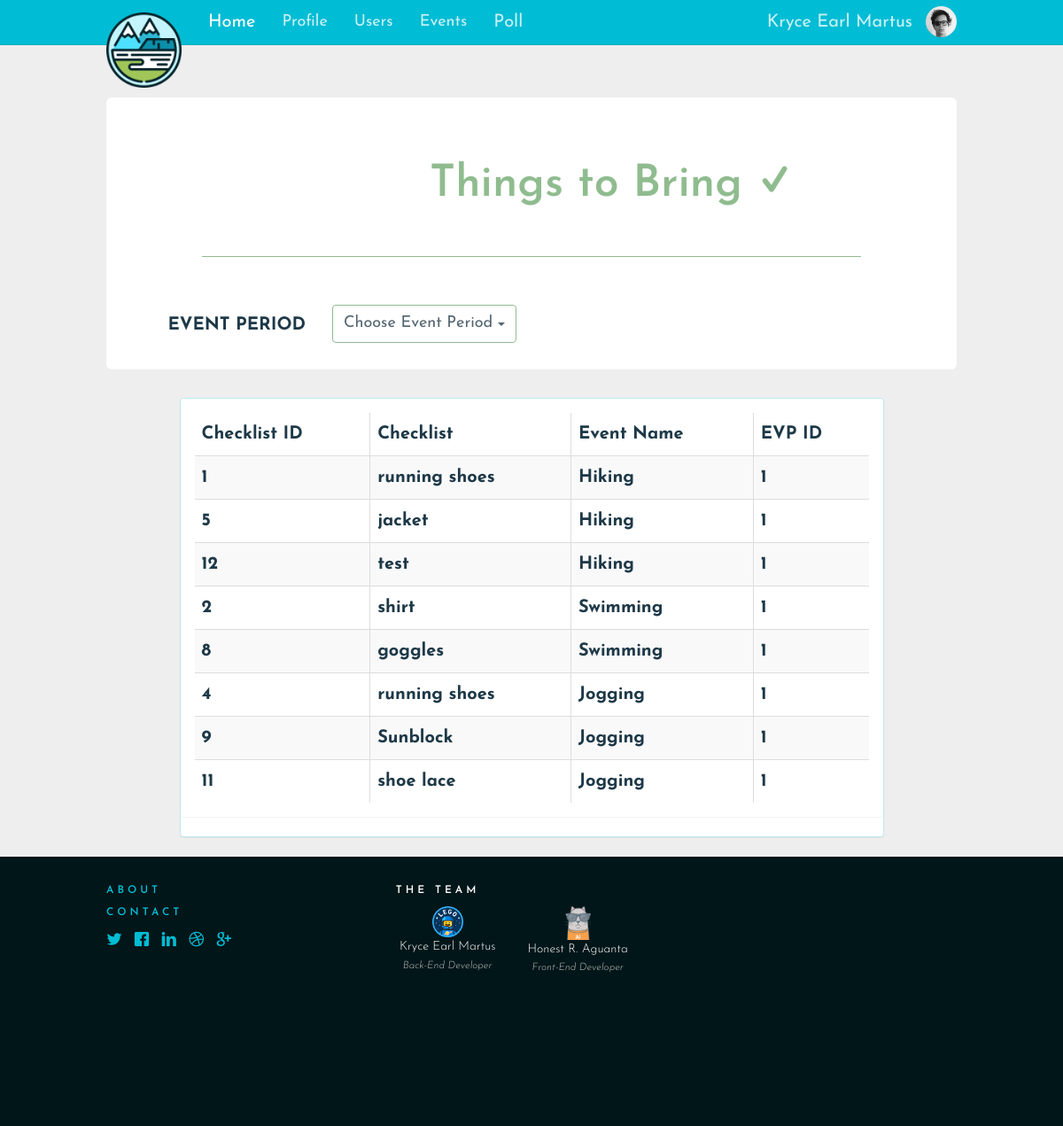
The page /Checklist.php (signed in) on the database as committed earlier.
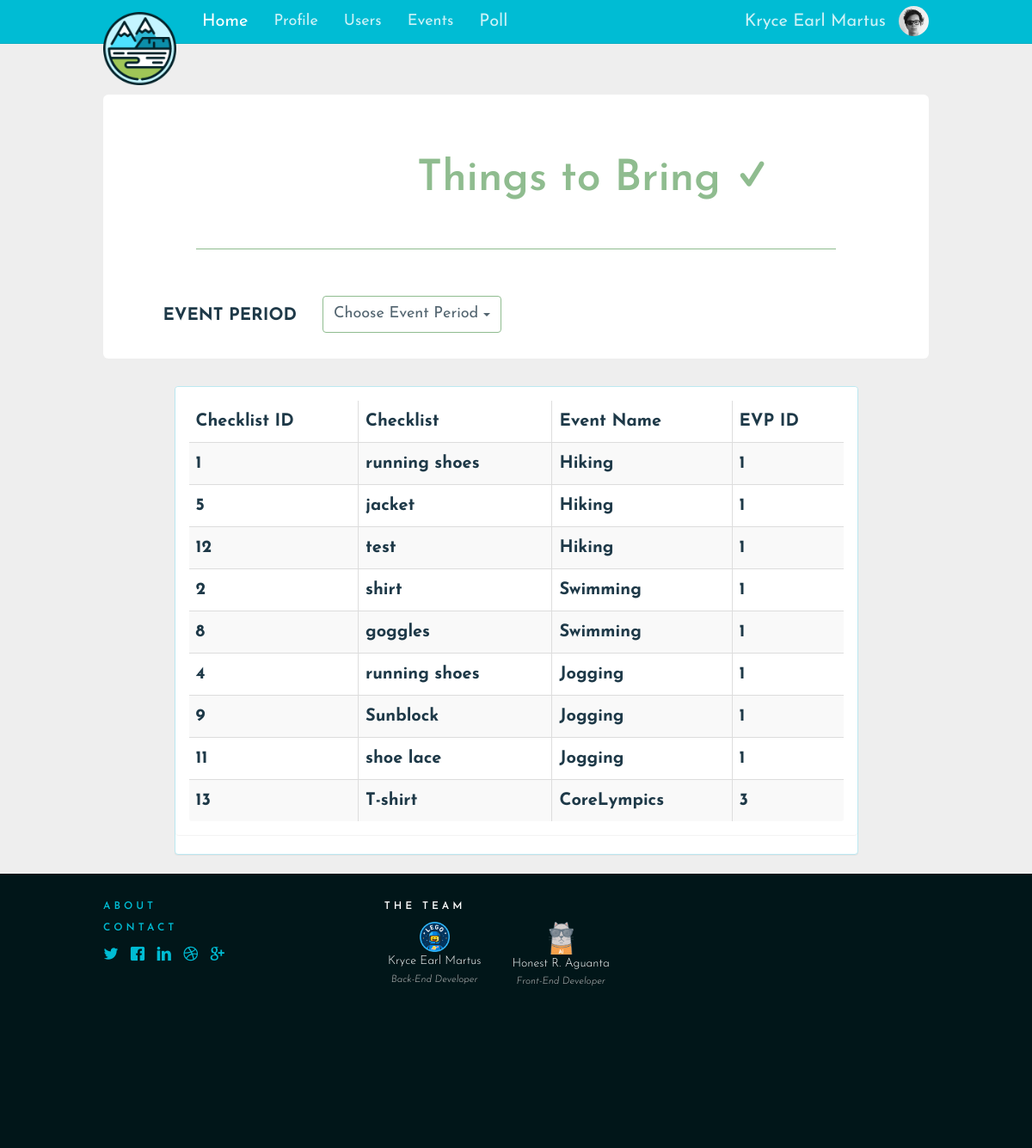
The same page on the database as committed later.
### tables this page shows
CREATE TABLE `checklist` (
  `checklist_id` int(10) NOT NULL AUTO_INCREMENT,
  `event_id` int(10) DEFAULT NULL,
  `name` varchar(255) DEFAULT NULL,
  PRIMARY KEY (`checklist_id`),
  KEY `event_id` (`event_id`),
  CONSTRAINT `checklist_ibfk_1` FOREIGN KEY (`event_id`) REFERENCES `events` (`event_id`)
);

CREATE TABLE `events` (
  `event_id` int(10) NOT NULL AUTO_INCREMENT,
  `evp_id` int(10) DEFAULT NULL,
  `name` varchar(255) DEFAULT NULL,
  `description` varchar(255) DEFAULT NULL,
  `location` text,
  `image` text,
  `isApproved` tinyint(4) DEFAULT NULL,
  PRIMARY KEY (`event_id`),
  KEY `evp_id` (`evp_id`),
  CONSTRAINT `events_ibfk_1` FOREIGN KEY (`evp_id`) REFERENCES `event_voting_period` (`evp_id`)
);

### class/checklistClass.php (called while the page is built, shortened)
<?php
class checklistClass
{
     public function getAllChecklist()
     {
          try {
               $db = getDB();
               $st = $db->prepare("SELECT DISTINCT events.`event_id` AS 'Event ID', events.`name` AS 'Event Name', checklist.`checklist_id` AS 'Checklist ID',checklist.`name` AS 'Checklist Name',events.`evp_id` AS 'EVP ID'
                    FROM event_voting_period, EVENTS, checklist
                    WHERE checklist.`event_id`= events.`event_id` AND events.`evp_id` = event_voting_period.`evp_id`");
               $st->execute();
               $data=$st->fetchAll();
          } catch (PDOException $e) {
          }
          return $data;
     }
}
?>

### views/menubar/addThings.php (the view, shortened to what this page needs)
<?php
require_once'views/layouts/header.php';
require_once'views/layouts/nav.php';
include('class/checklistClass.php');
$checklistClass = new checklistClass();
$checklists = $checklistClass->getAllChecklist();
if(!isset($_GET['evp_id']))
{
	$evpTitle="Choose Event Period";
}
?>
<div class="container p-t-lg">
	<form method="post" class="form-horizontal" role="form">
		<br>
		<h2 style="font-size: 50px; color: darkseagreen; ">
			Things to Bring <span class="icon icon-check"></span>
		</h2>
		<hr style="border-color:darkseagreen;"">
		<br>
		<div class="form-group">
			<label class="col-sm-3 control-label">EVENT PERIOD</label>
			<div class="dropdown col-sm-4">
				<button class="btn btn-default dropdown-toggle" type="button" id="dropdownEvent" data-toggle="dropdown" aria-haspopup="true" aria-expanded="true" style="border-color: darkseagreen;">
					<?php echo $evpTitle ?>
					<span class="caret"></span>
				</button>
		</div>
	</div>
</form>
<br>
<div class="row">
	<div class="form col-sm-10 col-sm-offset-1">
		<div class="panel panel-info">
			<div class="panel panel-body">
				<table id="act" class="table table-striped table-bordered dt-responsive nowrap" cellspacing="0" width="100%">
					<?php
					if(!isset($_GET['id'])&&!isset($_GET['evp_id']))
						{ ?>
					<thead>
						<tr>
							<th>Checklist ID</th>
							<th>Checklist</th>
							<th>Event Name</th>
							<th>EVP ID</th>
						</tr>
					</thead>
					<tbody>
						<?php foreach($checklists as $checklist)
						{ ?>
						<tr>
							<th><?php echo $checklist['Checklist ID'];?></th>
							<th><?php echo $checklist['Checklist Name']; ?></th>
							<th><?php echo $checklist['Event Name']; ?></th>
							<th><?php echo $checklist['EVP ID']; ?></th>
						</tr>
						<?php } ?>
					</tbody>
				<?php } ?>
			</table>
		</div>
	</div>
</div>
</div>
</div>
<?php
require_once 'views/layouts/footer.php';
?>

Rows that differ between the two databases and show on the page:
added checklist: checklist_id "13", name "T-shirt", event.name "CoreLympics", event.evp_id "3"
